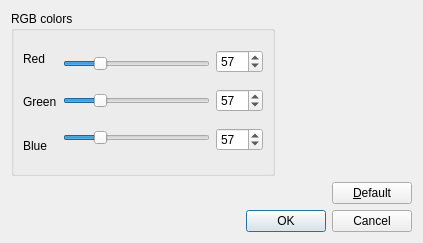
<?xml version="1.0" encoding="UTF-8"?>
<ui version="4.0">
 <class>BgDialog</class>
 <widget class="QDialog" name="BgDialog">
  <property name="geometry">
   <rect>
    <x>0</x>
    <y>0</y>
    <width>423</width>
    <height>243</height>
   </rect>
  </property>
  <property name="minimumSize">
   <size>
    <width>423</width>
    <height>243</height>
   </size>
  </property>
  <property name="windowTitle">
   <string>BackGround Color</string>
  </property>
  <layout class="QVBoxLayout" name="verticalLayout_4">
   <item>
    <layout class="QHBoxLayout" name="horizontalLayout_2">
     <item>
      <widget class="QGroupBox" name="groupBox">
       <property name="title">
        <string>RGB colors</string>
       </property>
       <layout class="QHBoxLayout" name="horizontalLayout">
        <item>
         <layout class="QVBoxLayout" name="verticalLayout">
          <item>
           <widget class="QLabel" name="label">
            <property name="text">
             <string>Red</string>
            </property>
           </widget>
          </item>
          <item>
           <widget class="QLabel" name="label_2">
            <property name="text">
             <string>Green</string>
            </property>
           </widget>
          </item>
          <item>
           <widget class="QLabel" name="label_3">
            <property name="text">
             <string>Blue</string>
            </property>
           </widget>
          </item>
         </layout>
        </item>
        <item>
         <layout class="QVBoxLayout" name="verticalLayout_2">
          <item>
           <widget class="QSlider" name="RedSlider">
            <property name="maximum">
             <number>255</number>
            </property>
            <property name="value">
             <number>57</number>
            </property>
            <property name="orientation">
             <enum>Qt::Horizontal</enum>
            </property>
           </widget>
          </item>
          <item>
           <widget class="QSlider" name="GreenSlider">
            <property name="maximum">
             <number>255</number>
            </property>
            <property name="value">
             <number>57</number>
            </property>
            <property name="orientation">
             <enum>Qt::Horizontal</enum>
            </property>
           </widget>
          </item>
          <item>
           <widget class="QSlider" name="BlueSlider">
            <property name="maximum">
             <number>255</number>
            </property>
            <property name="value">
             <number>57</number>
            </property>
            <property name="orientation">
             <enum>Qt::Horizontal</enum>
            </property>
           </widget>
          </item>
         </layout>
        </item>
        <item>
         <layout class="QVBoxLayout" name="verticalLayout_3">
          <item>
           <widget class="QSpinBox" name="spinBox">
            <property name="maximum">
             <number>255</number>
            </property>
            <property name="value">
             <number>57</number>
            </property>
           </widget>
          </item>
          <item>
           <widget class="QSpinBox" name="spinBox_2">
            <property name="maximum">
             <number>255</number>
            </property>
            <property name="value">
             <number>57</number>
            </property>
           </widget>
          </item>
          <item>
           <widget class="QSpinBox" name="spinBox_3">
            <property name="maximum">
             <number>255</number>
            </property>
            <property name="value">
             <number>57</number>
            </property>
           </widget>
          </item>
         </layout>
        </item>
       </layout>
      </widget>
     </item>
     <item>
      <widget class="QWidget" name="ColorWidget" native="true">
       <property name="minimumSize">
        <size>
         <width>131</width>
         <height>121</height>
        </size>
       </property>
      </widget>
     </item>
    </layout>
   </item>
   <item>
    <layout class="QHBoxLayout" name="horizontalLayout_3">
     <item>
      <spacer name="horizontalSpacer">
       <property name="orientation">
        <enum>Qt::Horizontal</enum>
       </property>
       <property name="sizeHint" stdset="0">
        <size>
         <width>40</width>
         <height>20</height>
        </size>
       </property>
      </spacer>
     </item>
     <item>
      <widget class="QPushButton" name="DefaultButton">
       <property name="text">
        <string>&amp;Default</string>
       </property>
      </widget>
     </item>
    </layout>
   </item>
   <item>
    <widget class="QDialogButtonBox" name="buttonBox">
     <property name="orientation">
      <enum>Qt::Horizontal</enum>
     </property>
     <property name="standardButtons">
      <set>QDialogButtonBox::Cancel|QDialogButtonBox::Ok</set>
     </property>
    </widget>
   </item>
  </layout>
 </widget>
 <resources/>
 <connections>
  <connection>
   <sender>buttonBox</sender>
   <signal>accepted()</signal>
   <receiver>BgDialog</receiver>
   <slot>accept()</slot>
   <hints>
    <hint type="sourcelabel">
     <x>257</x>
     <y>354</y>
    </hint>
    <hint type="destinationlabel">
     <x>157</x>
     <y>274</y>
    </hint>
   </hints>
  </connection>
  <connection>
   <sender>buttonBox</sender>
   <signal>rejected()</signal>
   <receiver>BgDialog</receiver>
   <slot>reject()</slot>
   <hints>
    <hint type="sourcelabel">
     <x>325</x>
     <y>354</y>
    </hint>
    <hint type="destinationlabel">
     <x>286</x>
     <y>274</y>
    </hint>
   </hints>
  </connection>
  <connection>
   <sender>spinBox</sender>
   <signal>valueChanged(int)</signal>
   <receiver>RedSlider</receiver>
   <slot>setValue(int)</slot>
   <hints>
    <hint type="sourcelabel">
     <x>242</x>
     <y>55</y>
    </hint>
    <hint type="destinationlabel">
     <x>153</x>
     <y>83</y>
    </hint>
   </hints>
  </connection>
  <connection>
   <sender>spinBox_2</sender>
   <signal>valueChanged(int)</signal>
   <receiver>GreenSlider</receiver>
   <slot>setValue(int)</slot>
   <hints>
    <hint type="sourcelabel">
     <x>251</x>
     <y>96</y>
    </hint>
    <hint type="destinationlabel">
     <x>161</x>
     <y>143</y>
    </hint>
   </hints>
  </connection>
  <connection>
   <sender>spinBox_3</sender>
   <signal>valueChanged(int)</signal>
   <receiver>BlueSlider</receiver>
   <slot>setValue(int)</slot>
   <hints>
    <hint type="sourcelabel">
     <x>255</x>
     <y>122</y>
    </hint>
    <hint type="destinationlabel">
     <x>175</x>
     <y>206</y>
    </hint>
   </hints>
  </connection>
  <connection>
   <sender>RedSlider</sender>
   <signal>valueChanged(int)</signal>
   <receiver>spinBox</receiver>
   <slot>setValue(int)</slot>
   <hints>
    <hint type="sourcelabel">
     <x>98</x>
     <y>85</y>
    </hint>
    <hint type="destinationlabel">
     <x>228</x>
     <y>57</y>
    </hint>
   </hints>
  </connection>
  <connection>
   <sender>GreenSlider</sender>
   <signal>valueChanged(int)</signal>
   <receiver>spinBox_2</receiver>
   <slot>setValue(int)</slot>
   <hints>
    <hint type="sourcelabel">
     <x>194</x>
     <y>145</y>
    </hint>
    <hint type="destinationlabel">
     <x>238</x>
     <y>93</y>
    </hint>
   </hints>
  </connection>
  <connection>
   <sender>BlueSlider</sender>
   <signal>valueChanged(int)</signal>
   <receiver>spinBox_3</receiver>
   <slot>setValue(int)</slot>
   <hints>
    <hint type="sourcelabel">
     <x>103</x>
     <y>208</y>
    </hint>
    <hint type="destinationlabel">
     <x>265</x>
     <y>130</y>
    </hint>
   </hints>
  </connection>
 </connections>
</ui>
